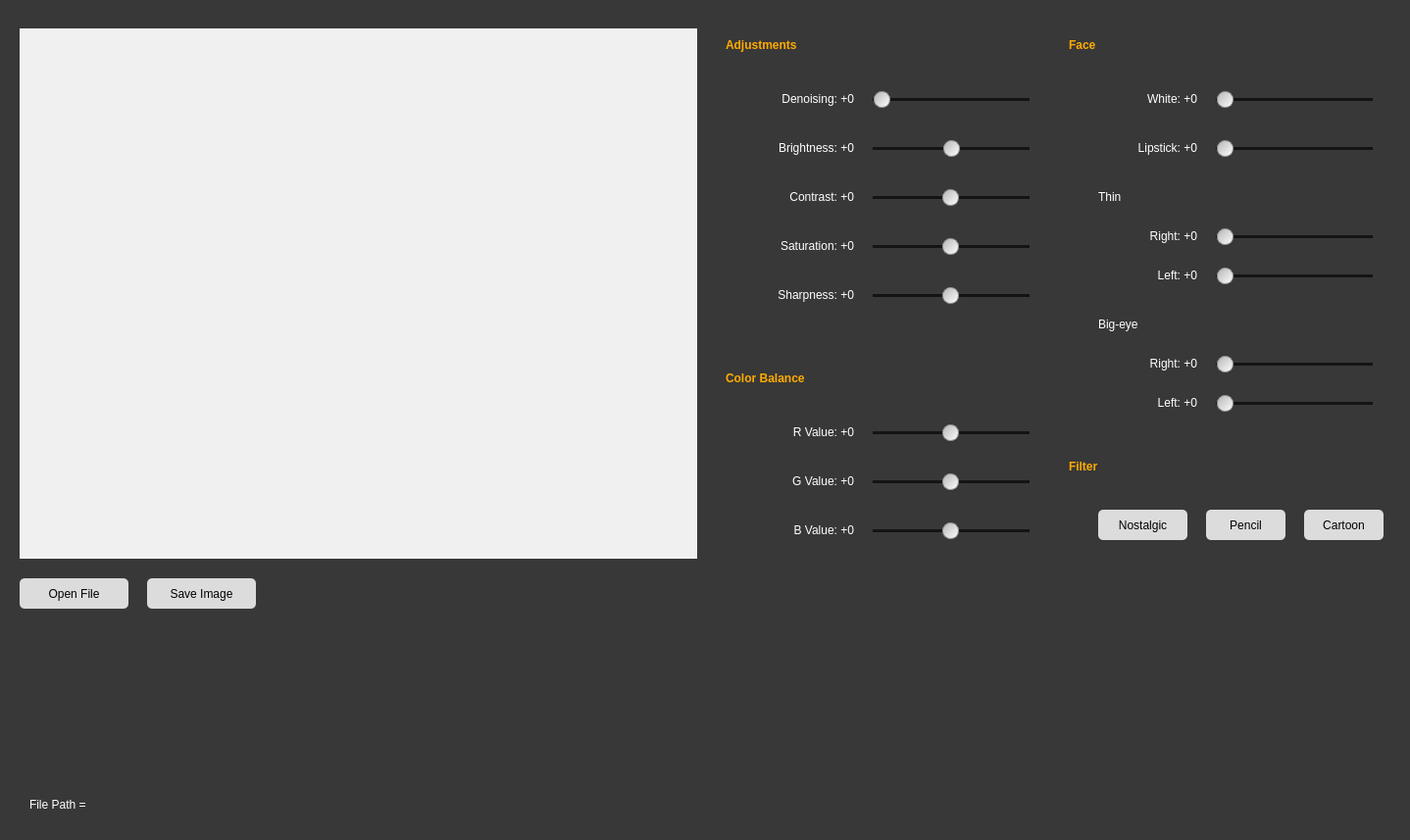
<?xml version="1.0" encoding="UTF-8"?>
<ui version="4.0">
 <class>MainWindow</class>
 <widget class="QMainWindow" name="MainWindow">
  <property name="geometry">
   <rect>
    <x>0</x>
    <y>0</y>
    <width>1438</width>
    <height>857</height>
   </rect>
  </property>
  <property name="maximumSize">
   <size>
    <width>1438</width>
    <height>857</height>
   </size>
  </property>
  <property name="cursor">
   <cursorShape>ArrowCursor</cursorShape>
  </property>
  <property name="windowTitle">
   <string>Beauty Camera</string>
  </property>
  <property name="windowIcon">
   <iconset>
    <normaloff>camera.png</normaloff>camera.png</iconset>
  </property>
  <property name="styleSheet">
   <string notr="true">background-color: rgb(56, 56, 56);</string>
  </property>
  <widget class="QWidget" name="centralwidget">
   <widget class="QPushButton" name="btn_open_file">
    <property name="geometry">
     <rect>
      <x>20</x>
      <y>590</y>
      <width>111</width>
      <height>31</height>
     </rect>
    </property>
    <property name="cursor">
     <cursorShape>PointingHandCursor</cursorShape>
    </property>
    <property name="styleSheet">
     <string notr="true">font: 9pt &quot;微軟正黑體&quot;;
background-color: #dcdcdc;
border-color: 1px rgb(255, 255, 255);
border-radius: 5px;
border-style: outset;</string>
    </property>
    <property name="text">
     <string>Open File</string>
    </property>
    <property name="autoDefault">
     <bool>false</bool>
    </property>
   </widget>
   <widget class="QWidget" name="widget" native="true">
    <property name="geometry">
     <rect>
      <x>20</x>
      <y>29</y>
      <width>691</width>
      <height>541</height>
     </rect>
    </property>
    <property name="styleSheet">
     <string notr="true">background-color: rgb(240, 240, 240);</string>
    </property>
    <widget class="QLabel" name="label_img">
     <property name="geometry">
      <rect>
       <x>9</x>
       <y>14</y>
       <width>671</width>
       <height>521</height>
      </rect>
     </property>
     <property name="styleSheet">
      <string notr="true">background-color: rgb(240, 240, 240);</string>
     </property>
     <property name="text">
      <string/>
     </property>
     <property name="alignment">
      <set>Qt::AlignCenter</set>
     </property>
    </widget>
   </widget>
   <widget class="QLabel" name="label_adjustments">
    <property name="geometry">
     <rect>
      <x>740</x>
      <y>30</y>
      <width>301</width>
      <height>31</height>
     </rect>
    </property>
    <property name="styleSheet">
     <string notr="true">font:10pt &quot;微軟正黑體&quot;;
color: rgb(255, 170, 0);
font-weight: bold;</string>
    </property>
    <property name="text">
     <string>Adjustments</string>
    </property>
   </widget>
   <widget class="QLabel" name="label_color_balance">
    <property name="geometry">
     <rect>
      <x>740</x>
      <y>370</y>
      <width>301</width>
      <height>31</height>
     </rect>
    </property>
    <property name="styleSheet">
     <string notr="true">font:10pt &quot;微軟正黑體&quot;;
color: rgb(255, 170, 0);
font-weight: bold;</string>
    </property>
    <property name="text">
     <string>Color Balance</string>
    </property>
   </widget>
   <widget class="QLabel" name="label_denoising">
    <property name="geometry">
     <rect>
      <x>740</x>
      <y>90</y>
      <width>131</width>
      <height>21</height>
     </rect>
    </property>
    <property name="styleSheet">
     <string notr="true">font: 9pt &quot;微軟正黑體&quot;;
color: rgb(255, 255, 255);</string>
    </property>
    <property name="text">
     <string>Denoising: +0</string>
    </property>
    <property name="textFormat">
     <enum>Qt::AutoText</enum>
    </property>
    <property name="alignment">
     <set>Qt::AlignRight|Qt::AlignTrailing|Qt::AlignVCenter</set>
    </property>
   </widget>
   <widget class="QLabel" name="label_white">
    <property name="geometry">
     <rect>
      <x>1100</x>
      <y>90</y>
      <width>121</width>
      <height>21</height>
     </rect>
    </property>
    <property name="styleSheet">
     <string notr="true">font: 9pt &quot;微軟正黑體&quot;;
color: rgb(255, 255, 255);</string>
    </property>
    <property name="text">
     <string>White: +0</string>
    </property>
    <property name="textFormat">
     <enum>Qt::AutoText</enum>
    </property>
    <property name="alignment">
     <set>Qt::AlignRight|Qt::AlignTrailing|Qt::AlignVCenter</set>
    </property>
   </widget>
   <widget class="QLabel" name="label_Brightness">
    <property name="geometry">
     <rect>
      <x>740</x>
      <y>140</y>
      <width>131</width>
      <height>21</height>
     </rect>
    </property>
    <property name="styleSheet">
     <string notr="true">font: 9pt &quot;微軟正黑體&quot;;
color: rgb(255, 255, 255);</string>
    </property>
    <property name="text">
     <string>Brightness: +0</string>
    </property>
    <property name="textFormat">
     <enum>Qt::AutoText</enum>
    </property>
    <property name="alignment">
     <set>Qt::AlignRight|Qt::AlignTrailing|Qt::AlignVCenter</set>
    </property>
   </widget>
   <widget class="QLabel" name="label_Contrast">
    <property name="geometry">
     <rect>
      <x>740</x>
      <y>190</y>
      <width>131</width>
      <height>21</height>
     </rect>
    </property>
    <property name="styleSheet">
     <string notr="true">font: 9pt &quot;微軟正黑體&quot;;
color: rgb(255, 255, 255);</string>
    </property>
    <property name="text">
     <string>Contrast: +0</string>
    </property>
    <property name="textFormat">
     <enum>Qt::AutoText</enum>
    </property>
    <property name="alignment">
     <set>Qt::AlignRight|Qt::AlignTrailing|Qt::AlignVCenter</set>
    </property>
   </widget>
   <widget class="QLabel" name="label_Saturation">
    <property name="geometry">
     <rect>
      <x>740</x>
      <y>240</y>
      <width>131</width>
      <height>21</height>
     </rect>
    </property>
    <property name="styleSheet">
     <string notr="true">font: 9pt &quot;微軟正黑體&quot;;
color: rgb(255, 255, 255);</string>
    </property>
    <property name="text">
     <string>Saturation: +0</string>
    </property>
    <property name="textFormat">
     <enum>Qt::AutoText</enum>
    </property>
    <property name="alignment">
     <set>Qt::AlignRight|Qt::AlignTrailing|Qt::AlignVCenter</set>
    </property>
   </widget>
   <widget class="QLabel" name="label_RValue">
    <property name="geometry">
     <rect>
      <x>740</x>
      <y>430</y>
      <width>131</width>
      <height>21</height>
     </rect>
    </property>
    <property name="styleSheet">
     <string notr="true">font: 9pt &quot;微軟正黑體&quot;;
color: rgb(255, 255, 255);</string>
    </property>
    <property name="text">
     <string>R Value: +0</string>
    </property>
    <property name="textFormat">
     <enum>Qt::AutoText</enum>
    </property>
    <property name="alignment">
     <set>Qt::AlignRight|Qt::AlignTrailing|Qt::AlignVCenter</set>
    </property>
   </widget>
   <widget class="QLabel" name="label_GValue">
    <property name="geometry">
     <rect>
      <x>740</x>
      <y>480</y>
      <width>131</width>
      <height>21</height>
     </rect>
    </property>
    <property name="styleSheet">
     <string notr="true">font: 9pt &quot;微軟正黑體&quot;;
color: rgb(255, 255, 255);</string>
    </property>
    <property name="text">
     <string>G Value: +0</string>
    </property>
    <property name="textFormat">
     <enum>Qt::AutoText</enum>
    </property>
    <property name="alignment">
     <set>Qt::AlignRight|Qt::AlignTrailing|Qt::AlignVCenter</set>
    </property>
   </widget>
   <widget class="QLabel" name="label_BValue">
    <property name="geometry">
     <rect>
      <x>740</x>
      <y>530</y>
      <width>131</width>
      <height>21</height>
     </rect>
    </property>
    <property name="styleSheet">
     <string notr="true">font: 9pt &quot;微軟正黑體&quot;;
color: rgb(255, 255, 255);</string>
    </property>
    <property name="text">
     <string>B Value: +0</string>
    </property>
    <property name="textFormat">
     <enum>Qt::AutoText</enum>
    </property>
    <property name="alignment">
     <set>Qt::AlignRight|Qt::AlignTrailing|Qt::AlignVCenter</set>
    </property>
   </widget>
   <widget class="QSlider" name="horizontalSlider_denoising">
    <property name="geometry">
     <rect>
      <x>890</x>
      <y>90</y>
      <width>160</width>
      <height>22</height>
     </rect>
    </property>
    <property name="cursor">
     <cursorShape>PointingHandCursor</cursorShape>
    </property>
    <property name="styleSheet">
     <string notr="true">QSlider::groove:horizontal {
    border: 1px solid #151414;
    height: 1px; 
    background: qlineargradient(x1:0, y1:0, x2:0, y2:1, stop:0 #151414, stop:1 #151414);
    margin: 2px 0;
}

QSlider::handle:horizontal {
    background: qlineargradient(x1:0, y1:0, x2:1, y2:1, stop:0 #b4b4b4, stop:1 #ffffff);
    border: 1px solid #8f8f8f;
    width: 15px;
    margin: -8px 0; 
    border-radius: 8px;
}</string>
    </property>
    <property name="minimum">
     <number>100</number>
    </property>
    <property name="maximum">
     <number>1000</number>
    </property>
    <property name="singleStep">
     <number>100</number>
    </property>
    <property name="pageStep">
     <number>100</number>
    </property>
    <property name="value">
     <number>100</number>
    </property>
    <property name="orientation">
     <enum>Qt::Horizontal</enum>
    </property>
   </widget>
   <widget class="QSlider" name="horizontalSlider_white">
    <property name="geometry">
     <rect>
      <x>1240</x>
      <y>90</y>
      <width>160</width>
      <height>22</height>
     </rect>
    </property>
    <property name="cursor">
     <cursorShape>PointingHandCursor</cursorShape>
    </property>
    <property name="styleSheet">
     <string notr="true">QSlider::groove:horizontal {
    border: 1px solid #151414;
    height: 1px; 
    background: qlineargradient(x1:0, y1:0, x2:0, y2:1, stop:0 #151414, stop:1 #151414);
    margin: 2px 0;
}

QSlider::handle:horizontal {
    background: qlineargradient(x1:0, y1:0, x2:1, y2:1, stop:0 #b4b4b4, stop:1 #ffffff);
    border: 1px solid #8f8f8f;
    width: 15px;
    margin: -8px 0; 
    border-radius: 8px;
}</string>
    </property>
    <property name="minimum">
     <number>100</number>
    </property>
    <property name="maximum">
     <number>1000</number>
    </property>
    <property name="sliderPosition">
     <number>100</number>
    </property>
    <property name="orientation">
     <enum>Qt::Horizontal</enum>
    </property>
   </widget>
   <widget class="QSlider" name="horizontalSlider_brightness">
    <property name="geometry">
     <rect>
      <x>890</x>
      <y>140</y>
      <width>160</width>
      <height>22</height>
     </rect>
    </property>
    <property name="cursor">
     <cursorShape>PointingHandCursor</cursorShape>
    </property>
    <property name="styleSheet">
     <string notr="true">QSlider::groove:horizontal {
    border: 1px solid #151414;
    height: 1px; 
    background: qlineargradient(x1:0, y1:0, x2:0, y2:1, stop:0 #151414, stop:1 #151414);
    margin: 2px 0;
}

QSlider::handle:horizontal {
    background: qlineargradient(x1:0, y1:0, x2:1, y2:1, stop:0 #b4b4b4, stop:1 #ffffff);
    border: 1px solid #8f8f8f;
    width: 15px;
    margin: -8px 0; 
    border-radius: 8px;
}</string>
    </property>
    <property name="maximum">
     <number>200</number>
    </property>
    <property name="singleStep">
     <number>0</number>
    </property>
    <property name="value">
     <number>100</number>
    </property>
    <property name="orientation">
     <enum>Qt::Horizontal</enum>
    </property>
   </widget>
   <widget class="QSlider" name="horizontalSlider_contrast">
    <property name="geometry">
     <rect>
      <x>890</x>
      <y>190</y>
      <width>160</width>
      <height>22</height>
     </rect>
    </property>
    <property name="cursor">
     <cursorShape>PointingHandCursor</cursorShape>
    </property>
    <property name="styleSheet">
     <string notr="true">QSlider::groove:horizontal {
    border: 1px solid #151414;
    height: 1px; 
    background: qlineargradient(x1:0, y1:0, x2:0, y2:1, stop:0 #151414, stop:1 #151414);
    margin: 2px 0;
}

QSlider::handle:horizontal {
    background: qlineargradient(x1:0, y1:0, x2:1, y2:1, stop:0 #b4b4b4, stop:1 #ffffff);
    border: 1px solid #8f8f8f;
    width: 15px;
    margin: -8px 0; 
    border-radius: 8px;
}</string>
    </property>
    <property name="sliderPosition">
     <number>49</number>
    </property>
    <property name="orientation">
     <enum>Qt::Horizontal</enum>
    </property>
   </widget>
   <widget class="QSlider" name="horizontalSlider_saturation">
    <property name="geometry">
     <rect>
      <x>890</x>
      <y>240</y>
      <width>160</width>
      <height>22</height>
     </rect>
    </property>
    <property name="cursor">
     <cursorShape>PointingHandCursor</cursorShape>
    </property>
    <property name="styleSheet">
     <string notr="true">QSlider::groove:horizontal {
    border: 1px solid #151414;
    height: 1px; 
    background: qlineargradient(x1:0, y1:0, x2:0, y2:1, stop:0 #151414, stop:1 #151414);
    margin: 2px 0;
}

QSlider::handle:horizontal {
    background: qlineargradient(x1:0, y1:0, x2:1, y2:1, stop:0 #b4b4b4, stop:1 #ffffff);
    border: 1px solid #8f8f8f;
    width: 15px;
    margin: -8px 0; 
    border-radius: 8px;
}</string>
    </property>
    <property name="sliderPosition">
     <number>49</number>
    </property>
    <property name="orientation">
     <enum>Qt::Horizontal</enum>
    </property>
   </widget>
   <widget class="QSlider" name="horizontalSlider_RValue">
    <property name="geometry">
     <rect>
      <x>890</x>
      <y>430</y>
      <width>160</width>
      <height>22</height>
     </rect>
    </property>
    <property name="cursor">
     <cursorShape>PointingHandCursor</cursorShape>
    </property>
    <property name="styleSheet">
     <string notr="true">QSlider::groove:horizontal {
    border: 1px solid #151414;
    height: 1px; 
    background: qlineargradient(x1:0, y1:0, x2:0, y2:1, stop:0 #151414, stop:1 #151414);
    margin: 2px 0;
}

QSlider::handle:horizontal {
    background: qlineargradient(x1:0, y1:0, x2:1, y2:1, stop:0 #b4b4b4, stop:1 #ffffff);
    border: 1px solid #8f8f8f;
    width: 15px;
    margin: -8px 0; 
    border-radius: 8px;
}</string>
    </property>
    <property name="sliderPosition">
     <number>49</number>
    </property>
    <property name="orientation">
     <enum>Qt::Horizontal</enum>
    </property>
   </widget>
   <widget class="QSlider" name="horizontalSlider_GValue">
    <property name="geometry">
     <rect>
      <x>890</x>
      <y>480</y>
      <width>160</width>
      <height>22</height>
     </rect>
    </property>
    <property name="cursor">
     <cursorShape>PointingHandCursor</cursorShape>
    </property>
    <property name="styleSheet">
     <string notr="true">QSlider::groove:horizontal {
    border: 1px solid #151414;
    height: 1px; 
    background: qlineargradient(x1:0, y1:0, x2:0, y2:1, stop:0 #151414, stop:1 #151414);
    margin: 2px 0;
}

QSlider::handle:horizontal {
    background: qlineargradient(x1:0, y1:0, x2:1, y2:1, stop:0 #b4b4b4, stop:1 #ffffff);
    border: 1px solid #8f8f8f;
    width: 15px;
    margin: -8px 0; 
    border-radius: 8px;
}</string>
    </property>
    <property name="sliderPosition">
     <number>49</number>
    </property>
    <property name="orientation">
     <enum>Qt::Horizontal</enum>
    </property>
   </widget>
   <widget class="QSlider" name="horizontalSlider_BValue">
    <property name="geometry">
     <rect>
      <x>890</x>
      <y>530</y>
      <width>160</width>
      <height>22</height>
     </rect>
    </property>
    <property name="cursor">
     <cursorShape>PointingHandCursor</cursorShape>
    </property>
    <property name="styleSheet">
     <string notr="true">QSlider::groove:horizontal {
    border: 1px solid #151414;
    height: 1px; 
    background: qlineargradient(x1:0, y1:0, x2:0, y2:1, stop:0 #151414, stop:1 #151414);
    margin: 2px 0;
}

QSlider::handle:horizontal {
    background: qlineargradient(x1:0, y1:0, x2:1, y2:1, stop:0 #b4b4b4, stop:1 #ffffff);
    border: 1px solid #8f8f8f;
    width: 15px;
    margin: -8px 0; 
    border-radius: 8px;
}</string>
    </property>
    <property name="sliderPosition">
     <number>49</number>
    </property>
    <property name="orientation">
     <enum>Qt::Horizontal</enum>
    </property>
   </widget>
   <widget class="QLabel" name="label_filepath">
    <property name="geometry">
     <rect>
      <x>30</x>
      <y>810</y>
      <width>681</width>
      <height>21</height>
     </rect>
    </property>
    <property name="styleSheet">
     <string notr="true">color: rgb(255, 255, 255);
font: 9pt &quot;微軟正黑體&quot;;</string>
    </property>
    <property name="text">
     <string>File Path = </string>
    </property>
   </widget>
   <widget class="QLabel" name="label_skin">
    <property name="geometry">
     <rect>
      <x>1090</x>
      <y>30</y>
      <width>321</width>
      <height>31</height>
     </rect>
    </property>
    <property name="styleSheet">
     <string notr="true">font:10pt &quot;微軟正黑體&quot;;
color: rgb(255, 170, 0);
font-weight: bold;</string>
    </property>
    <property name="text">
     <string>Face</string>
    </property>
   </widget>
   <widget class="QLabel" name="label_lipstick">
    <property name="geometry">
     <rect>
      <x>1100</x>
      <y>140</y>
      <width>121</width>
      <height>21</height>
     </rect>
    </property>
    <property name="styleSheet">
     <string notr="true">font: 9pt &quot;微軟正黑體&quot;;
color: rgb(255, 255, 255);</string>
    </property>
    <property name="text">
     <string>Lipstick: +0</string>
    </property>
    <property name="textFormat">
     <enum>Qt::AutoText</enum>
    </property>
    <property name="alignment">
     <set>Qt::AlignRight|Qt::AlignTrailing|Qt::AlignVCenter</set>
    </property>
   </widget>
   <widget class="QSlider" name="horizontalSlider_sharpness">
    <property name="geometry">
     <rect>
      <x>890</x>
      <y>290</y>
      <width>160</width>
      <height>22</height>
     </rect>
    </property>
    <property name="cursor">
     <cursorShape>PointingHandCursor</cursorShape>
    </property>
    <property name="styleSheet">
     <string notr="true">QSlider::groove:horizontal {
    border: 1px solid #151414;
    height: 1px; 
    background: qlineargradient(x1:0, y1:0, x2:0, y2:1, stop:0 #151414, stop:1 #151414);
    margin: 2px 0;
}

QSlider::handle:horizontal {
    background: qlineargradient(x1:0, y1:0, x2:1, y2:1, stop:0 #b4b4b4, stop:1 #ffffff);
    border: 1px solid #8f8f8f;
    width: 15px;
    margin: -8px 0; 
    border-radius: 8px;
}</string>
    </property>
    <property name="sliderPosition">
     <number>49</number>
    </property>
    <property name="orientation">
     <enum>Qt::Horizontal</enum>
    </property>
   </widget>
   <widget class="QLabel" name="label_Sharpness">
    <property name="geometry">
     <rect>
      <x>740</x>
      <y>290</y>
      <width>131</width>
      <height>21</height>
     </rect>
    </property>
    <property name="styleSheet">
     <string notr="true">font: 9pt &quot;微軟正黑體&quot;;
color: rgb(255, 255, 255);</string>
    </property>
    <property name="text">
     <string>Sharpness: +0</string>
    </property>
    <property name="textFormat">
     <enum>Qt::AutoText</enum>
    </property>
    <property name="alignment">
     <set>Qt::AlignRight|Qt::AlignTrailing|Qt::AlignVCenter</set>
    </property>
   </widget>
   <widget class="QSlider" name="horizontalSlider_lipstick">
    <property name="geometry">
     <rect>
      <x>1240</x>
      <y>140</y>
      <width>160</width>
      <height>22</height>
     </rect>
    </property>
    <property name="cursor">
     <cursorShape>PointingHandCursor</cursorShape>
    </property>
    <property name="styleSheet">
     <string notr="true">QSlider::groove:horizontal {
    border: 1px solid #151414;
    height: 1px; 
    background: qlineargradient(x1:0, y1:0, x2:0, y2:1, stop:0 #151414, stop:1 #151414);
    margin: 2px 0;
}

QSlider::handle:horizontal {
    background: qlineargradient(x1:0, y1:0, x2:1, y2:1, stop:0 #b4b4b4, stop:1 #ffffff);
    border: 1px solid #8f8f8f;
    width: 15px;
    margin: -8px 0; 
    border-radius: 8px;
}</string>
    </property>
    <property name="minimum">
     <number>1</number>
    </property>
    <property name="maximum">
     <number>255</number>
    </property>
    <property name="value">
     <number>1</number>
    </property>
    <property name="sliderPosition">
     <number>1</number>
    </property>
    <property name="orientation">
     <enum>Qt::Horizontal</enum>
    </property>
   </widget>
   <widget class="QLabel" name="label_filter">
    <property name="geometry">
     <rect>
      <x>1090</x>
      <y>460</y>
      <width>331</width>
      <height>31</height>
     </rect>
    </property>
    <property name="styleSheet">
     <string notr="true">font:10pt &quot;微軟正黑體&quot;;
color: rgb(255, 170, 0);
font-weight: bold;</string>
    </property>
    <property name="text">
     <string>Filter</string>
    </property>
   </widget>
   <widget class="QPushButton" name="btn_nostalgic">
    <property name="geometry">
     <rect>
      <x>1120</x>
      <y>520</y>
      <width>91</width>
      <height>31</height>
     </rect>
    </property>
    <property name="cursor">
     <cursorShape>PointingHandCursor</cursorShape>
    </property>
    <property name="styleSheet">
     <string notr="true">font: 9pt &quot;微軟正黑體&quot;;
background-color: #dcdcdc;
border-color: 1px rgb(255, 255, 255);
border-radius: 5px;
border-style: outset;</string>
    </property>
    <property name="text">
     <string>Nostalgic</string>
    </property>
    <property name="autoDefault">
     <bool>false</bool>
    </property>
   </widget>
   <widget class="QPushButton" name="btn_pencil">
    <property name="geometry">
     <rect>
      <x>1230</x>
      <y>520</y>
      <width>81</width>
      <height>31</height>
     </rect>
    </property>
    <property name="cursor">
     <cursorShape>PointingHandCursor</cursorShape>
    </property>
    <property name="styleSheet">
     <string notr="true">font: 9pt &quot;微軟正黑體&quot;;
background-color: #dcdcdc;
border-color: 1px rgb(255, 255, 255);
border-radius: 5px;
border-style: outset;</string>
    </property>
    <property name="text">
     <string>Pencil</string>
    </property>
    <property name="autoDefault">
     <bool>false</bool>
    </property>
   </widget>
   <widget class="QPushButton" name="btn_cartoon">
    <property name="geometry">
     <rect>
      <x>1330</x>
      <y>520</y>
      <width>81</width>
      <height>31</height>
     </rect>
    </property>
    <property name="cursor">
     <cursorShape>PointingHandCursor</cursorShape>
    </property>
    <property name="styleSheet">
     <string notr="true">font: 9pt &quot;微軟正黑體&quot;;
background-color: #dcdcdc;
border-color: 1px rgb(255, 255, 255);
border-radius: 5px;
border-style: outset;</string>
    </property>
    <property name="text">
     <string>Cartoon</string>
    </property>
    <property name="autoDefault">
     <bool>false</bool>
    </property>
   </widget>
   <widget class="QPushButton" name="btn_save_img">
    <property name="geometry">
     <rect>
      <x>150</x>
      <y>590</y>
      <width>111</width>
      <height>31</height>
     </rect>
    </property>
    <property name="cursor">
     <cursorShape>PointingHandCursor</cursorShape>
    </property>
    <property name="styleSheet">
     <string notr="true">font: 9pt &quot;微軟正黑體&quot;;
background-color: #dcdcdc;
border-color: 1px rgb(255, 255, 255);
border-radius: 5px;
border-style: outset;</string>
    </property>
    <property name="text">
     <string>Save Image</string>
    </property>
    <property name="autoDefault">
     <bool>false</bool>
    </property>
   </widget>
   <widget class="QLabel" name="label_thin_right">
    <property name="geometry">
     <rect>
      <x>1120</x>
      <y>230</y>
      <width>101</width>
      <height>21</height>
     </rect>
    </property>
    <property name="styleSheet">
     <string notr="true">font: 8pt &quot;微軟正黑體&quot;;
color: rgb(255, 255, 255);</string>
    </property>
    <property name="text">
     <string>Right: +0</string>
    </property>
    <property name="textFormat">
     <enum>Qt::AutoText</enum>
    </property>
    <property name="alignment">
     <set>Qt::AlignRight|Qt::AlignTrailing|Qt::AlignVCenter</set>
    </property>
   </widget>
   <widget class="QSlider" name="horizontalSlider_thin_left">
    <property name="geometry">
     <rect>
      <x>1240</x>
      <y>270</y>
      <width>160</width>
      <height>22</height>
     </rect>
    </property>
    <property name="cursor">
     <cursorShape>PointingHandCursor</cursorShape>
    </property>
    <property name="styleSheet">
     <string notr="true">QSlider::groove:horizontal {
    border: 1px solid #151414;
    height: 1px; 
    background: qlineargradient(x1:0, y1:0, x2:0, y2:1, stop:0 #151414, stop:1 #151414);
    margin: 2px 0;
}

QSlider::handle:horizontal {
    background: qlineargradient(x1:0, y1:0, x2:1, y2:1, stop:0 #b4b4b4, stop:1 #ffffff);
    border: 1px solid #8f8f8f;
    width: 15px;
    margin: -8px 0; 
    border-radius: 8px;
}</string>
    </property>
    <property name="maximum">
     <number>200</number>
    </property>
    <property name="singleStep">
     <number>10</number>
    </property>
    <property name="value">
     <number>0</number>
    </property>
    <property name="sliderPosition">
     <number>0</number>
    </property>
    <property name="orientation">
     <enum>Qt::Horizontal</enum>
    </property>
   </widget>
   <widget class="QSlider" name="horizontalSlider_thin_right">
    <property name="geometry">
     <rect>
      <x>1240</x>
      <y>230</y>
      <width>160</width>
      <height>22</height>
     </rect>
    </property>
    <property name="cursor">
     <cursorShape>PointingHandCursor</cursorShape>
    </property>
    <property name="styleSheet">
     <string notr="true">QSlider::groove:horizontal {
    border: 1px solid #151414;
    height: 1px; 
    background: qlineargradient(x1:0, y1:0, x2:0, y2:1, stop:0 #151414, stop:1 #151414);
    margin: 2px 0;
}

QSlider::handle:horizontal {
    background: qlineargradient(x1:0, y1:0, x2:1, y2:1, stop:0 #b4b4b4, stop:1 #ffffff);
    border: 1px solid #8f8f8f;
    width: 15px;
    margin: -8px 0; 
    border-radius: 8px;
}</string>
    </property>
    <property name="maximum">
     <number>200</number>
    </property>
    <property name="singleStep">
     <number>10</number>
    </property>
    <property name="value">
     <number>0</number>
    </property>
    <property name="sliderPosition">
     <number>0</number>
    </property>
    <property name="orientation">
     <enum>Qt::Horizontal</enum>
    </property>
   </widget>
   <widget class="QLabel" name="label_thin_left">
    <property name="geometry">
     <rect>
      <x>1120</x>
      <y>270</y>
      <width>101</width>
      <height>21</height>
     </rect>
    </property>
    <property name="styleSheet">
     <string notr="true">font: 8pt &quot;微軟正黑體&quot;;
color: rgb(255, 255, 255);</string>
    </property>
    <property name="text">
     <string>Left: +0</string>
    </property>
    <property name="textFormat">
     <enum>Qt::AutoText</enum>
    </property>
    <property name="alignment">
     <set>Qt::AlignRight|Qt::AlignTrailing|Qt::AlignVCenter</set>
    </property>
   </widget>
   <widget class="QLabel" name="label_thin">
    <property name="geometry">
     <rect>
      <x>1120</x>
      <y>190</y>
      <width>101</width>
      <height>21</height>
     </rect>
    </property>
    <property name="styleSheet">
     <string notr="true">font: 9pt &quot;微軟正黑體&quot;;
color: rgb(255, 255, 255);</string>
    </property>
    <property name="text">
     <string>Thin</string>
    </property>
    <property name="textFormat">
     <enum>Qt::AutoText</enum>
    </property>
    <property name="alignment">
     <set>Qt::AlignLeading|Qt::AlignLeft|Qt::AlignVCenter</set>
    </property>
   </widget>
   <widget class="QLabel" name="label_bigeye_right">
    <property name="geometry">
     <rect>
      <x>1120</x>
      <y>360</y>
      <width>101</width>
      <height>21</height>
     </rect>
    </property>
    <property name="styleSheet">
     <string notr="true">font: 8pt &quot;微軟正黑體&quot;;
color: rgb(255, 255, 255);</string>
    </property>
    <property name="text">
     <string>Right: +0</string>
    </property>
    <property name="textFormat">
     <enum>Qt::AutoText</enum>
    </property>
    <property name="alignment">
     <set>Qt::AlignRight|Qt::AlignTrailing|Qt::AlignVCenter</set>
    </property>
   </widget>
   <widget class="QLabel" name="label_bigeye">
    <property name="geometry">
     <rect>
      <x>1120</x>
      <y>320</y>
      <width>101</width>
      <height>21</height>
     </rect>
    </property>
    <property name="styleSheet">
     <string notr="true">font: 9pt &quot;微軟正黑體&quot;;
color: rgb(255, 255, 255);</string>
    </property>
    <property name="text">
     <string>Big-eye</string>
    </property>
    <property name="textFormat">
     <enum>Qt::AutoText</enum>
    </property>
    <property name="alignment">
     <set>Qt::AlignLeading|Qt::AlignLeft|Qt::AlignVCenter</set>
    </property>
   </widget>
   <widget class="QLabel" name="label_bigeye_left">
    <property name="geometry">
     <rect>
      <x>1120</x>
      <y>400</y>
      <width>101</width>
      <height>21</height>
     </rect>
    </property>
    <property name="styleSheet">
     <string notr="true">font: 8pt &quot;微軟正黑體&quot;;
color: rgb(255, 255, 255);</string>
    </property>
    <property name="text">
     <string>Left: +0</string>
    </property>
    <property name="textFormat">
     <enum>Qt::AutoText</enum>
    </property>
    <property name="alignment">
     <set>Qt::AlignRight|Qt::AlignTrailing|Qt::AlignVCenter</set>
    </property>
   </widget>
   <widget class="QSlider" name="horizontalSlider_bigeye_right">
    <property name="geometry">
     <rect>
      <x>1240</x>
      <y>360</y>
      <width>160</width>
      <height>22</height>
     </rect>
    </property>
    <property name="cursor">
     <cursorShape>PointingHandCursor</cursorShape>
    </property>
    <property name="styleSheet">
     <string notr="true">QSlider::groove:horizontal {
    border: 1px solid #151414;
    height: 1px; 
    background: qlineargradient(x1:0, y1:0, x2:0, y2:1, stop:0 #151414, stop:1 #151414);
    margin: 2px 0;
}

QSlider::handle:horizontal {
    background: qlineargradient(x1:0, y1:0, x2:1, y2:1, stop:0 #b4b4b4, stop:1 #ffffff);
    border: 1px solid #8f8f8f;
    width: 15px;
    margin: -8px 0; 
    border-radius: 8px;
}</string>
    </property>
    <property name="maximum">
     <number>200</number>
    </property>
    <property name="singleStep">
     <number>10</number>
    </property>
    <property name="value">
     <number>0</number>
    </property>
    <property name="sliderPosition">
     <number>0</number>
    </property>
    <property name="orientation">
     <enum>Qt::Horizontal</enum>
    </property>
   </widget>
   <widget class="QSlider" name="horizontalSlider_bigeye_left">
    <property name="geometry">
     <rect>
      <x>1240</x>
      <y>400</y>
      <width>160</width>
      <height>22</height>
     </rect>
    </property>
    <property name="cursor">
     <cursorShape>PointingHandCursor</cursorShape>
    </property>
    <property name="styleSheet">
     <string notr="true">QSlider::groove:horizontal {
    border: 1px solid #151414;
    height: 1px; 
    background: qlineargradient(x1:0, y1:0, x2:0, y2:1, stop:0 #151414, stop:1 #151414);
    margin: 2px 0;
}

QSlider::handle:horizontal {
    background: qlineargradient(x1:0, y1:0, x2:1, y2:1, stop:0 #b4b4b4, stop:1 #ffffff);
    border: 1px solid #8f8f8f;
    width: 15px;
    margin: -8px 0; 
    border-radius: 8px;
}</string>
    </property>
    <property name="maximum">
     <number>200</number>
    </property>
    <property name="singleStep">
     <number>10</number>
    </property>
    <property name="value">
     <number>0</number>
    </property>
    <property name="sliderPosition">
     <number>0</number>
    </property>
    <property name="orientation">
     <enum>Qt::Horizontal</enum>
    </property>
   </widget>
  </widget>
  <widget class="QMenuBar" name="menubar">
   <property name="geometry">
    <rect>
     <x>0</x>
     <y>0</y>
     <width>1438</width>
     <height>25</height>
    </rect>
   </property>
  </widget>
  <widget class="QStatusBar" name="statusbar"/>
 </widget>
 <resources/>
 <connections/>
</ui>
